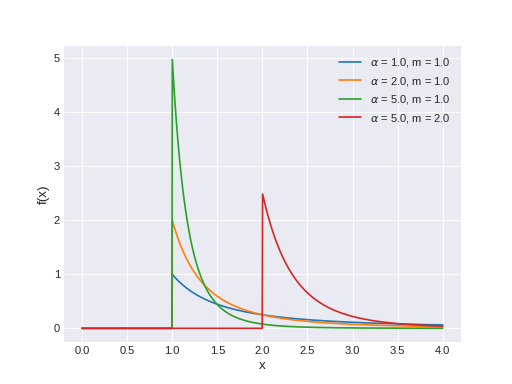

Generate this figure with Python:
import matplotlib.pyplot as plt
import numpy as np
import scipy.stats as st
plt.style.use('seaborn-darkgrid')
x = np.linspace(0, 4, 1000)
alphas = [1., 2., 5., 5.]
ms = [1., 1., 1., 2.]
for alpha, m in zip(alphas, ms):
    pdf = st.pareto.pdf(x, alpha, scale=m)
    plt.plot(x, pdf, label=r'$\alpha$ = {}, m = {}'.format(alpha, m))
plt.xlabel('x', fontsize=12)
plt.ylabel('f(x)', fontsize=12)
plt.legend(loc=1)
plt.show()
